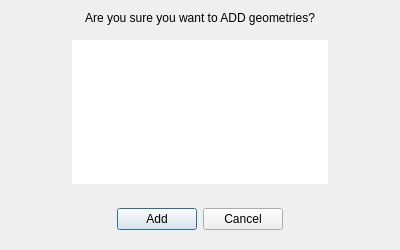
<?xml version="1.0" encoding="UTF-8"?>
<ui version="4.0">
 <class>Dialog</class>
 <widget class="QDialog" name="Dialog">
  <property name="geometry">
   <rect>
    <x>0</x>
    <y>0</y>
    <width>400</width>
    <height>250</height>
   </rect>
  </property>
  <property name="windowTitle">
   <string>Add Geometries</string>
  </property>
  <property name="windowIcon">
   <iconset>
    <normaloff>../icons/arches_transparent_bg.png</normaloff>../icons/arches_transparent_bg.png</iconset>
  </property>
  <property name="modal">
   <bool>true</bool>
  </property>
  <layout class="QVBoxLayout" name="verticalLayout">
   <item>
    <widget class="QLabel" name="label">
     <property name="text">
      <string>Are you sure you want to ADD geometries?</string>
     </property>
     <property name="alignment">
      <set>Qt::AlignCenter</set>
     </property>
    </widget>
   </item>
   <item>
    <widget class="QFrame" name="frame">
     <property name="frameShape">
      <enum>QFrame::NoFrame</enum>
     </property>
     <property name="frameShadow">
      <enum>QFrame::Raised</enum>
     </property>
     <layout class="QHBoxLayout" name="horizontalLayout_2">
      <item>
       <spacer name="horizontalSpacer_3">
        <property name="orientation">
         <enum>Qt::Horizontal</enum>
        </property>
        <property name="sizeHint" stdset="0">
         <size>
          <width>40</width>
          <height>20</height>
         </size>
        </property>
       </spacer>
      </item>
      <item>
       <widget class="QTextEdit" name="infoText">
        <property name="frameShape">
         <enum>QFrame::NoFrame</enum>
        </property>
        <property name="lineWidth">
         <number>0</number>
        </property>
        <property name="verticalScrollBarPolicy">
         <enum>Qt::ScrollBarAlwaysOff</enum>
        </property>
        <property name="horizontalScrollBarPolicy">
         <enum>Qt::ScrollBarAlwaysOff</enum>
        </property>
        <property name="readOnly">
         <bool>true</bool>
        </property>
        <property name="html">
         <string>&lt;!DOCTYPE HTML PUBLIC &quot;-//W3C//DTD HTML 4.0//EN&quot; &quot;http://www.w3.org/TR/REC-html40/strict.dtd&quot;&gt;
&lt;html&gt;&lt;head&gt;&lt;meta name=&quot;qrichtext&quot; content=&quot;1&quot; /&gt;&lt;meta charset=&quot;utf-8&quot; /&gt;&lt;style type=&quot;text/css&quot;&gt;
p, li { white-space: pre-wrap; }
hr { height: 1px; border-width: 0; }
li.unchecked::marker { content: &quot;\2610&quot;; }
li.checked::marker { content: &quot;\2612&quot;; }
&lt;/style&gt;&lt;/head&gt;&lt;body style=&quot; font-family:'Segoe UI'; font-size:9pt; font-weight:400; font-style:normal;&quot;&gt;
&lt;p style=&quot;-qt-paragraph-type:empty; margin-top:0px; margin-bottom:0px; margin-left:0px; margin-right:0px; -qt-block-indent:0; text-indent:0px;&quot;&gt;&lt;br /&gt;&lt;/p&gt;&lt;/body&gt;&lt;/html&gt;</string>
        </property>
       </widget>
      </item>
      <item>
       <spacer name="horizontalSpacer_4">
        <property name="orientation">
         <enum>Qt::Horizontal</enum>
        </property>
        <property name="sizeHint" stdset="0">
         <size>
          <width>40</width>
          <height>20</height>
         </size>
        </property>
       </spacer>
      </item>
     </layout>
    </widget>
   </item>
   <item>
    <widget class="QFrame" name="frame_2">
     <layout class="QHBoxLayout" name="horizontalLayout">
      <item>
       <spacer name="horizontalSpacer_2">
        <property name="orientation">
         <enum>Qt::Horizontal</enum>
        </property>
        <property name="sizeHint" stdset="0">
         <size>
          <width>40</width>
          <height>20</height>
         </size>
        </property>
       </spacer>
      </item>
      <item>
       <widget class="QPushButton" name="editDialogCreate">
        <property name="text">
         <string>Add</string>
        </property>
       </widget>
      </item>
      <item>
       <widget class="QPushButton" name="editDialogCancel">
        <property name="text">
         <string>Cancel</string>
        </property>
       </widget>
      </item>
      <item>
       <spacer name="horizontalSpacer">
        <property name="orientation">
         <enum>Qt::Horizontal</enum>
        </property>
        <property name="sizeHint" stdset="0">
         <size>
          <width>40</width>
          <height>20</height>
         </size>
        </property>
       </spacer>
      </item>
     </layout>
    </widget>
   </item>
  </layout>
 </widget>
 <resources/>
 <connections/>
</ui>
